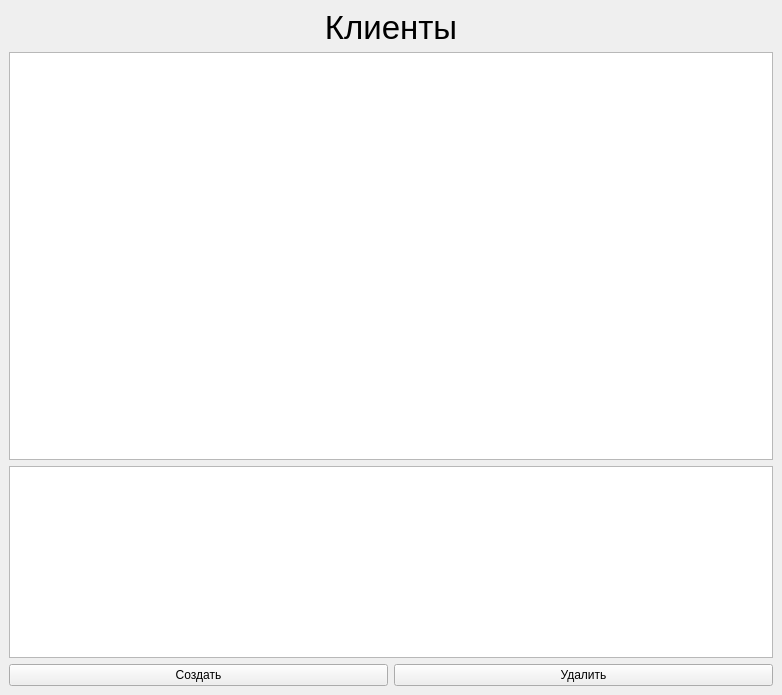
<?xml version="1.0" encoding="UTF-8"?>
<ui version="4.0">
 <class>AllClientsWindow</class>
 <widget class="QMainWindow" name="AllClientsWindow">
  <property name="geometry">
   <rect>
    <x>0</x>
    <y>0</y>
    <width>782</width>
    <height>695</height>
   </rect>
  </property>
  <property name="windowTitle">
   <string>MainWindow</string>
  </property>
  <widget class="QWidget" name="centralwidget">
   <layout class="QVBoxLayout" name="verticalLayout">
    <item>
     <widget class="QLabel" name="label">
      <property name="font">
       <font>
        <pointsize>25</pointsize>
       </font>
      </property>
      <property name="text">
       <string>Клиенты</string>
      </property>
      <property name="alignment">
       <set>Qt::AlignCenter</set>
      </property>
     </widget>
    </item>
    <item>
     <widget class="QTableWidget" name="tableAllClients"/>
    </item>
    <item>
     <widget class="QTableWidget" name="tableDeleteOrCreate">
      <property name="sizePolicy">
       <sizepolicy hsizetype="Expanding" vsizetype="Fixed">
        <horstretch>0</horstretch>
        <verstretch>0</verstretch>
       </sizepolicy>
      </property>
      <property name="minimumSize">
       <size>
        <width>0</width>
        <height>192</height>
       </size>
      </property>
     </widget>
    </item>
    <item>
     <layout class="QHBoxLayout" name="horizontalLayout">
      <item>
       <widget class="QPushButton" name="btnCreate">
        <property name="text">
         <string>Создать</string>
        </property>
       </widget>
      </item>
      <item>
       <widget class="QPushButton" name="btnDelete">
        <property name="text">
         <string>Удалить</string>
        </property>
       </widget>
      </item>
     </layout>
    </item>
   </layout>
  </widget>
 </widget>
 <resources/>
 <connections/>
</ui>
